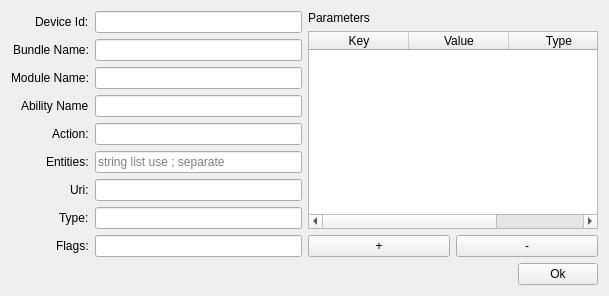
<?xml version="1.0" encoding="UTF-8"?>
<ui version="4.0">
 <class>MainWindow</class>
 <widget class="QWidget" name="MainWindow">
  <property name="geometry">
   <rect>
    <x>0</x>
    <y>0</y>
    <width>609</width>
    <height>283</height>
   </rect>
  </property>
  <property name="windowTitle">
   <string>Form</string>
  </property>
  <layout class="QVBoxLayout" name="verticalLayout_2">
   <item>
    <layout class="QHBoxLayout" name="horizontalLayout_2">
     <item>
      <layout class="QFormLayout" name="formLayout">
       <property name="labelAlignment">
        <set>Qt::AlignRight|Qt::AlignTrailing|Qt::AlignVCenter</set>
       </property>
       <item row="0" column="0">
        <widget class="QLabel" name="label_deviceId">
         <property name="text">
          <string>Device Id:</string>
         </property>
        </widget>
       </item>
       <item row="0" column="1">
        <widget class="QLineEdit" name="lineEdit_deviceId"/>
       </item>
       <item row="1" column="0">
        <widget class="QLabel" name="label_bundleName">
         <property name="text">
          <string>Bundle Name:</string>
         </property>
        </widget>
       </item>
       <item row="1" column="1">
        <widget class="QLineEdit" name="lineEdit_bundleName"/>
       </item>
       <item row="2" column="0">
        <widget class="QLabel" name="label_moduleName">
         <property name="text">
          <string>Module Name:</string>
         </property>
        </widget>
       </item>
       <item row="2" column="1">
        <widget class="QLineEdit" name="lineEdit_moduleName"/>
       </item>
       <item row="3" column="0">
        <widget class="QLabel" name="label_abilityName">
         <property name="text">
          <string>Ability Name</string>
         </property>
        </widget>
       </item>
       <item row="3" column="1">
        <widget class="QLineEdit" name="lineEdit_abilityName"/>
       </item>
       <item row="4" column="0">
        <widget class="QLabel" name="label_action">
         <property name="text">
          <string>Action:</string>
         </property>
        </widget>
       </item>
       <item row="4" column="1">
        <widget class="QLineEdit" name="lineEdit_action"/>
       </item>
       <item row="5" column="0">
        <widget class="QLabel" name="label_entities">
         <property name="text">
          <string>Entities:</string>
         </property>
        </widget>
       </item>
       <item row="5" column="1">
        <widget class="QLineEdit" name="lineEdit_entities">
         <property name="placeholderText">
          <string>string list use ; separate</string>
         </property>
        </widget>
       </item>
       <item row="6" column="0">
        <widget class="QLabel" name="label_uri">
         <property name="text">
          <string>Uri:</string>
         </property>
        </widget>
       </item>
       <item row="6" column="1">
        <widget class="QLineEdit" name="lineEdit_uri"/>
       </item>
       <item row="7" column="0">
        <widget class="QLabel" name="label_type">
         <property name="text">
          <string>Type:</string>
         </property>
        </widget>
       </item>
       <item row="7" column="1">
        <widget class="QLineEdit" name="lineEdit_type"/>
       </item>
       <item row="8" column="0">
        <widget class="QLabel" name="label_type_2">
         <property name="text">
          <string>Flags:</string>
         </property>
        </widget>
       </item>
       <item row="8" column="1">
        <widget class="QLineEdit" name="lineEdit_flags"/>
       </item>
      </layout>
     </item>
     <item>
      <layout class="QVBoxLayout" name="verticalLayout">
       <item>
        <widget class="QLabel" name="label_parameters">
         <property name="text">
          <string>Parameters</string>
         </property>
        </widget>
       </item>
       <item>
        <widget class="QTableWidget" name="tableWidget">
         <property name="selectionBehavior">
          <enum>QAbstractItemView::SelectRows</enum>
         </property>
         <attribute name="horizontalHeaderStretchLastSection">
          <bool>true</bool>
         </attribute>
         <column>
          <property name="text">
           <string>Key</string>
          </property>
         </column>
         <column>
          <property name="text">
           <string>Value</string>
          </property>
         </column>
         <column>
          <property name="text">
           <string>Type</string>
          </property>
         </column>
        </widget>
       </item>
       <item>
        <layout class="QHBoxLayout" name="horizontalLayout">
         <item>
          <widget class="QPushButton" name="pushButton_add">
           <property name="text">
            <string>+</string>
           </property>
          </widget>
         </item>
         <item>
          <widget class="QPushButton" name="pushButton_delete">
           <property name="text">
            <string>-</string>
           </property>
          </widget>
         </item>
        </layout>
       </item>
      </layout>
     </item>
    </layout>
   </item>
   <item alignment="Qt::AlignRight">
    <widget class="QPushButton" name="pushButton_ok">
     <property name="text">
      <string>Ok</string>
     </property>
    </widget>
   </item>
  </layout>
 </widget>
 <resources/>
 <connections/>
</ui>
